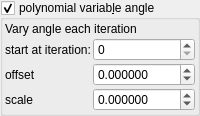
    <widget class="MyGroupBox" name="groupCheck_transf_function_enabledE_false">
     <property name="title">
      <string>polynomial variab&amp;le angle</string>
     </property>
     <property name="checkable">
      <bool>true</bool>
     </property>
     <layout class="QVBoxLayout" name="verticalLayout_11" stretch="0">
      <property name="spacing">
       <number>2</number>
      </property>
      <property name="leftMargin">
       <number>2</number>
      </property>
      <property name="topMargin">
       <number>2</number>
      </property>
      <property name="rightMargin">
       <number>2</number>
      </property>
      <property name="bottomMargin">
       <number>2</number>
      </property>
      <item>
       <layout class="QGridLayout" name="gridLayout_8" columnstretch="0,1">
        <property name="spacing">
         <number>2</number>
        </property>
        <item row="1" column="1">
         <widget class="MySpinBox" name="spinboxInt_transf_start_iterations_RV">
          <property name="sizePolicy">
           <sizepolicy hsizetype="Minimum" vsizetype="Maximum">
            <horstretch>0</horstretch>
            <verstretch>0</verstretch>
           </sizepolicy>
          </property>
          <property name="maximum">
           <number>999</number>
          </property>
         </widget>
        </item>
        <item row="2" column="0">
         <widget class="QLabel" name="label_15">
          <property name="text">
           <string notr="true">offset</string>
          </property>
         </widget>
        </item>
        <item row="3" column="0">
         <widget class="QLabel" name="label_16">
          <property name="text">
           <string notr="true">scale</string>
          </property>
         </widget>
        </item>
        <item row="2" column="1">
         <widget class="MyDoubleSpinBox" name="spinbox_transf_offset_0">
          <property name="sizePolicy">
           <sizepolicy hsizetype="Minimum" vsizetype="Maximum">
            <horstretch>0</horstretch>
            <verstretch>0</verstretch>
           </sizepolicy>
          </property>
          <property name="prefix">
           <string/>
          </property>
          <property name="suffix">
           <string/>
          </property>
          <property name="decimals">
           <number>6</number>
          </property>
          <property name="minimum">
           <double>-99.989999999999995</double>
          </property>
          <property name="maximum">
           <double>99.989999999999995</double>
          </property>
          <property name="singleStep">
           <double>0.100000000000000</double>
          </property>
         </widget>
        </item>
        <item row="3" column="1">
         <widget class="MyDoubleSpinBox" name="spinbox_transf_scale_1">
          <property name="sizePolicy">
           <sizepolicy hsizetype="Minimum" vsizetype="Maximum">
            <horstretch>0</horstretch>
            <verstretch>0</verstretch>
           </sizepolicy>
          </property>
          <property name="prefix">
           <string/>
          </property>
          <property name="suffix">
           <string/>
          </property>
          <property name="decimals">
           <number>6</number>
          </property>
          <property name="minimum">
           <double>-99.989999999999995</double>
          </property>
          <property name="maximum">
           <double>99.989999999999995</double>
          </property>
          <property name="singleStep">
           <double>0.100000000000000</double>
          </property>
         </widget>
        </item>
        <item row="1" column="0">
         <widget class="QLabel" name="label_33">
          <property name="text">
           <string notr="true">start at iteration:</string>
          </property>
         </widget>
        </item>
        <item row="0" column="0" colspan="2">
         <widget class="QLabel" name="label_69">
          <property name="text">
           <string>Vary angle each iteration</string>
          </property>
         </widget>
        </item>
       </layout>
      </item>
     </layout>
    </widget>
